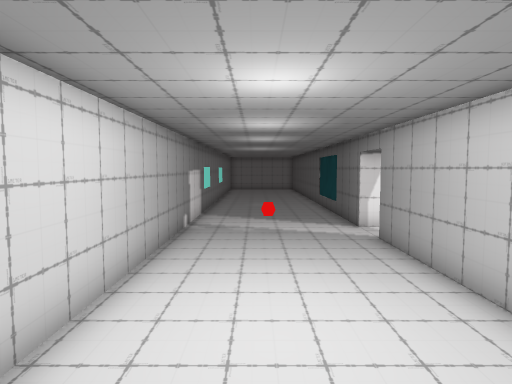
view 1 (above)

15 first-person views from a walk through a 3-D level made in the Unity game engine. The camera is 1.3 m above the floor, tilts 4° down and sees 75° across. The floor is counted in squares, 1 m on a side. Each view is taken from the middle of a square. On the plan, view 1 faces up. The plan holds only what a view shows up to about 14 squares ahead; the rest is blank. The place goes on beyond the plan.

view 2
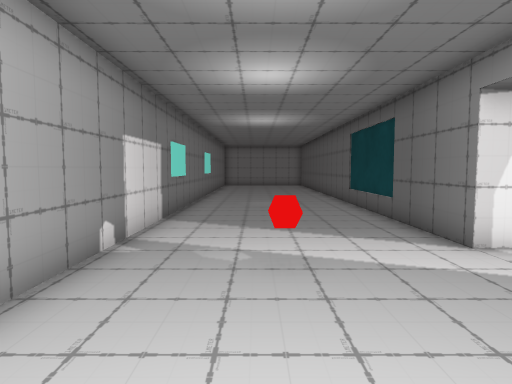

view 3
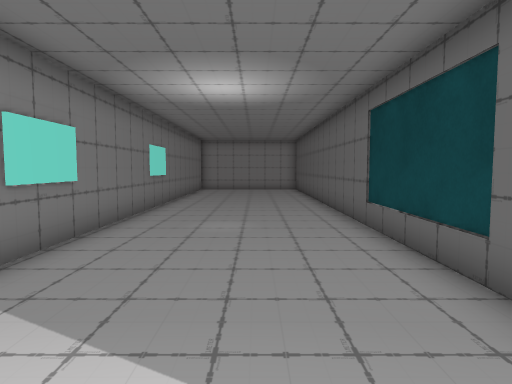

view 4
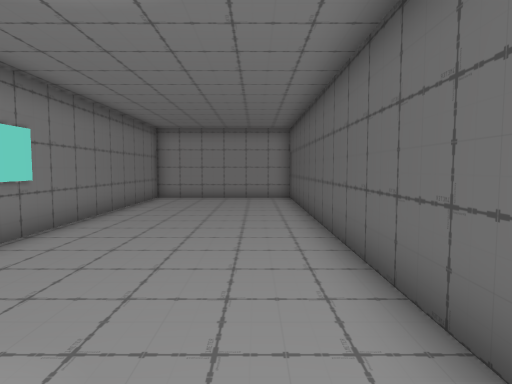

view 5
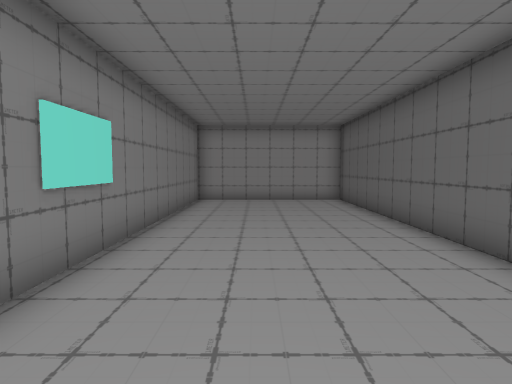

view 6
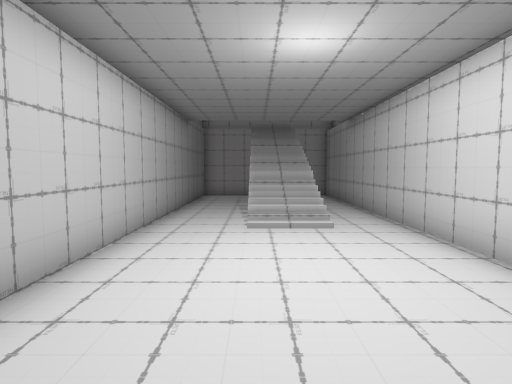

view 7
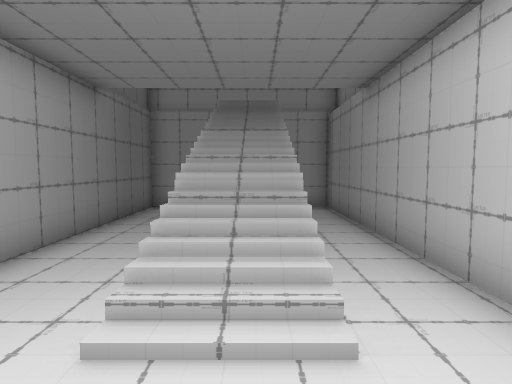

view 8
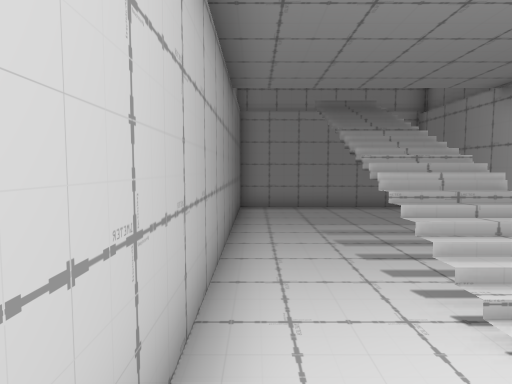

view 9
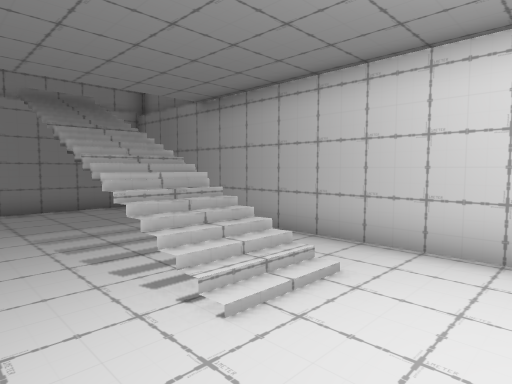

view 10
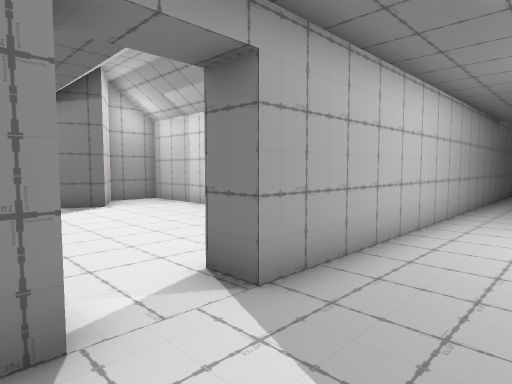

view 11
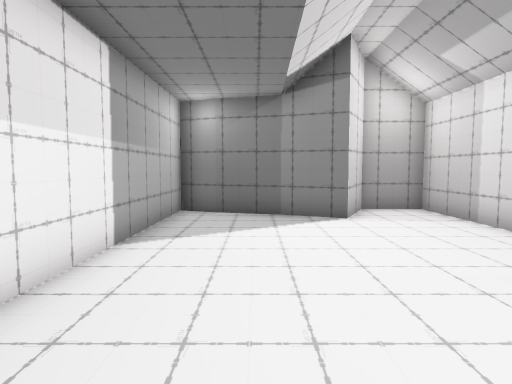

view 12
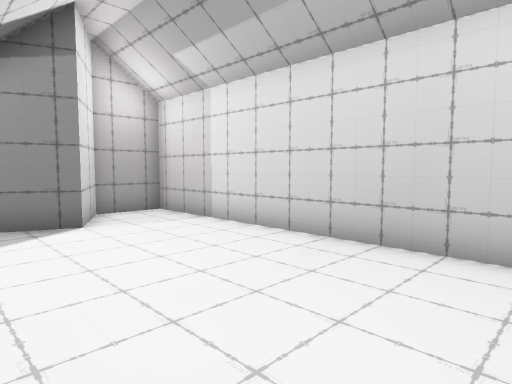

view 13
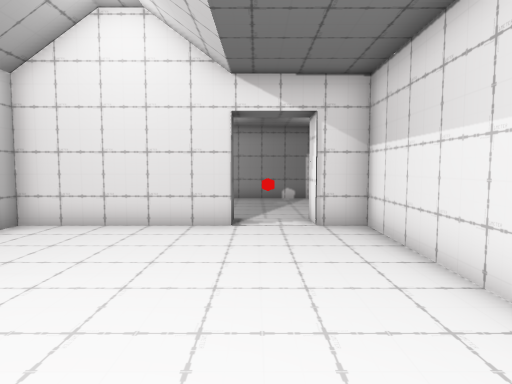

view 14
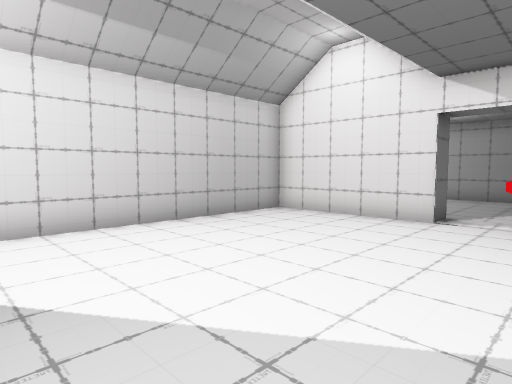

view 15
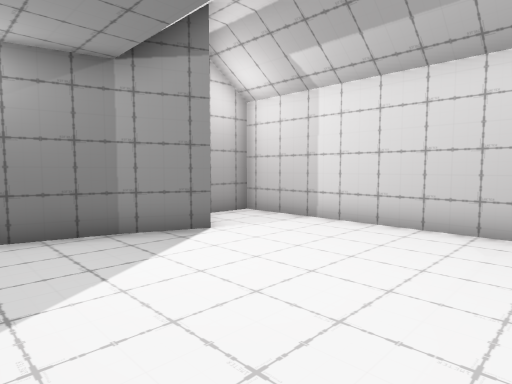

### Floor plan
Key: @ floor where view 1 was taken; # wall or solid block; . floor; / step, stairs or slope; = window, fence, low wall or low ledge; T thing the floor can be seen under or through.
Columns run from 3 left of view 1 to 15 right of it. Each row starts with its distance up from view 1.
 32 ########
 31 #......#
 30 #......#
 29 #......#
 28 #......#
 27 #......#
 26 #......#
 25 #......#
 24 #......#
 23 #......#
 22 #......#
 21 #......#
 20 #......#
 19 #......#
 18 #......#
 17 #......#
 16 #......#
 15 #......#
 14 #......#
 13 #......###########
 12 #......#.........#
 11 #..=.............#
 10 #..=.............#
  9 #......#.........#
  8 #......#........##
  7 #......#.........##
  6 #......#..........#
  5 #......#..........#
  4 #......############
  3 #......#
  2 #......#
  1 #.=//..#
  0 #..@#..#
 -1 #.#/T..#
 -2 #.TTT..#
 -3 #.. ...#
 -4 #.. ...#
 -5 #......#
 -6 #......#
 -7 ########

Where each view was taken, in squares from view 1:
view 1: 0 up, 0 right, facing up
view 2: 6 up, 0 right, facing up
view 3: 11 up, 1 right, facing up
view 4: 17 up, 2 right, facing up
view 5: 18 up, 0 right, facing up
view 6: 9 up, 1 right, facing down
view 7: 4 up, 0 right, facing down
view 8: 4 up, 3 right, facing down
view 9: 4 up, 3 right, facing down-left
view 10: 12 up, 1 right, facing down-right
view 11: 10 up, 4 right, facing right
view 12: 10 up, 5 right, facing down-right
view 13: 10 up, 12 right, facing left
view 14: 12 up, 13 right, facing down-left
view 15: 12 up, 7 right, facing down-right
